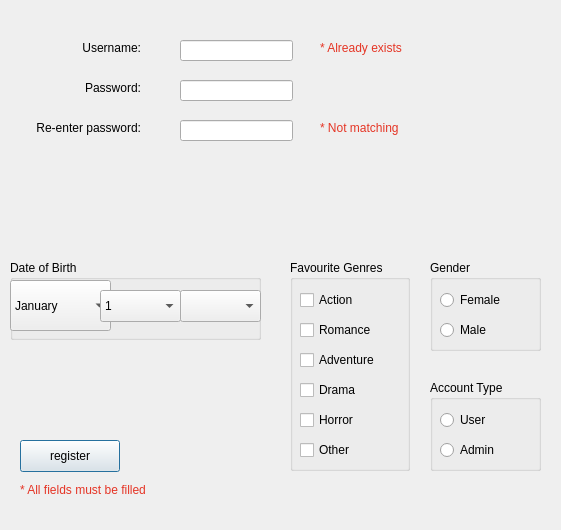
<?xml version="1.0" encoding="UTF-8"?>
<ui version="4.0">
 <class>register</class>
 <widget class="QDialog" name="register">
  <property name="geometry">
   <rect>
    <x>0</x>
    <y>0</y>
    <width>561</width>
    <height>530</height>
   </rect>
  </property>
  <property name="windowTitle">
   <string>Dialog</string>
  </property>
  <widget class="QGroupBox" name="Gender">
   <property name="geometry">
    <rect>
     <x>430</x>
     <y>260</y>
     <width>111</width>
     <height>91</height>
    </rect>
   </property>
   <property name="title">
    <string>Gender</string>
   </property>
   <widget class="QRadioButton" name="radioButton_gender_female">
    <property name="geometry">
     <rect>
      <x>10</x>
      <y>30</y>
      <width>99</width>
      <height>20</height>
     </rect>
    </property>
    <property name="text">
     <string>Female</string>
    </property>
   </widget>
   <widget class="QRadioButton" name="radioButton_gender_male">
    <property name="geometry">
     <rect>
      <x>10</x>
      <y>60</y>
      <width>99</width>
      <height>20</height>
     </rect>
    </property>
    <property name="text">
     <string>Male</string>
    </property>
   </widget>
  </widget>
  <widget class="QGroupBox" name="Acc_type">
   <property name="geometry">
    <rect>
     <x>430</x>
     <y>380</y>
     <width>111</width>
     <height>91</height>
    </rect>
   </property>
   <property name="title">
    <string>Account Type</string>
   </property>
   <widget class="QRadioButton" name="radioButton_user">
    <property name="geometry">
     <rect>
      <x>10</x>
      <y>30</y>
      <width>99</width>
      <height>20</height>
     </rect>
    </property>
    <property name="text">
     <string>User</string>
    </property>
   </widget>
   <widget class="QRadioButton" name="radioButton_Admin">
    <property name="geometry">
     <rect>
      <x>10</x>
      <y>60</y>
      <width>99</width>
      <height>20</height>
     </rect>
    </property>
    <property name="text">
     <string>Admin</string>
    </property>
   </widget>
  </widget>
  <widget class="QGroupBox" name="groupBox_3">
   <property name="geometry">
    <rect>
     <x>290</x>
     <y>260</y>
     <width>120</width>
     <height>211</height>
    </rect>
   </property>
   <property name="title">
    <string>Favourite Genres</string>
   </property>
   <widget class="QCheckBox" name="Action">
    <property name="geometry">
     <rect>
      <x>10</x>
      <y>30</y>
      <width>85</width>
      <height>20</height>
     </rect>
    </property>
    <property name="text">
     <string>Action</string>
    </property>
   </widget>
   <widget class="QCheckBox" name="Romance">
    <property name="geometry">
     <rect>
      <x>10</x>
      <y>60</y>
      <width>85</width>
      <height>20</height>
     </rect>
    </property>
    <property name="text">
     <string>Romance</string>
    </property>
   </widget>
   <widget class="QCheckBox" name="Adventure">
    <property name="geometry">
     <rect>
      <x>10</x>
      <y>90</y>
      <width>85</width>
      <height>20</height>
     </rect>
    </property>
    <property name="text">
     <string>Adventure</string>
    </property>
   </widget>
   <widget class="QCheckBox" name="Drama">
    <property name="geometry">
     <rect>
      <x>10</x>
      <y>120</y>
      <width>85</width>
      <height>20</height>
     </rect>
    </property>
    <property name="text">
     <string>Drama</string>
    </property>
   </widget>
   <widget class="QCheckBox" name="Horror">
    <property name="geometry">
     <rect>
      <x>10</x>
      <y>150</y>
      <width>85</width>
      <height>20</height>
     </rect>
    </property>
    <property name="text">
     <string>Horror</string>
    </property>
   </widget>
   <widget class="QCheckBox" name="Other">
    <property name="geometry">
     <rect>
      <x>10</x>
      <y>180</y>
      <width>85</width>
      <height>20</height>
     </rect>
    </property>
    <property name="text">
     <string>Other</string>
    </property>
   </widget>
  </widget>
  <widget class="QPushButton" name="register_button_2">
   <property name="geometry">
    <rect>
     <x>20</x>
     <y>440</y>
     <width>100</width>
     <height>32</height>
    </rect>
   </property>
   <property name="text">
    <string>register</string>
   </property>
  </widget>
  <widget class="QLabel" name="register_username_label">
   <property name="geometry">
    <rect>
     <x>20</x>
     <y>40</y>
     <width>121</width>
     <height>16</height>
    </rect>
   </property>
   <property name="text">
    <string>Username:</string>
   </property>
   <property name="alignment">
    <set>Qt::AlignRight|Qt::AlignTrailing|Qt::AlignVCenter</set>
   </property>
  </widget>
  <widget class="QLabel" name="register_password_label">
   <property name="geometry">
    <rect>
     <x>20</x>
     <y>80</y>
     <width>121</width>
     <height>16</height>
    </rect>
   </property>
   <property name="text">
    <string>Password:</string>
   </property>
   <property name="alignment">
    <set>Qt::AlignRight|Qt::AlignTrailing|Qt::AlignVCenter</set>
   </property>
  </widget>
  <widget class="QLabel" name="re_enter_password_label">
   <property name="geometry">
    <rect>
     <x>20</x>
     <y>120</y>
     <width>121</width>
     <height>16</height>
    </rect>
   </property>
   <property name="text">
    <string>Re-enter password:</string>
   </property>
   <property name="alignment">
    <set>Qt::AlignRight|Qt::AlignTrailing|Qt::AlignVCenter</set>
   </property>
  </widget>
  <widget class="QLineEdit" name="register_username_input">
   <property name="geometry">
    <rect>
     <x>180</x>
     <y>40</y>
     <width>113</width>
     <height>21</height>
    </rect>
   </property>
  </widget>
  <widget class="QLineEdit" name="register_password_input">
   <property name="geometry">
    <rect>
     <x>180</x>
     <y>80</y>
     <width>113</width>
     <height>21</height>
    </rect>
   </property>
   <property name="echoMode">
    <enum>QLineEdit::Password</enum>
   </property>
  </widget>
  <widget class="QLineEdit" name="re_enter_password_input">
   <property name="geometry">
    <rect>
     <x>180</x>
     <y>120</y>
     <width>113</width>
     <height>21</height>
    </rect>
   </property>
   <property name="echoMode">
    <enum>QLineEdit::Password</enum>
   </property>
  </widget>
  <widget class="QGroupBox" name="Date_of_birth">
   <property name="geometry">
    <rect>
     <x>10</x>
     <y>260</y>
     <width>251</width>
     <height>80</height>
    </rect>
   </property>
   <property name="title">
    <string>Date of Birth</string>
   </property>
   <widget class="QComboBox" name="Months_combo">
    <property name="geometry">
     <rect>
      <x>0</x>
      <y>20</y>
      <width>101</width>
      <height>51</height>
     </rect>
    </property>
    <item>
     <property name="text">
      <string>January</string>
     </property>
    </item>
    <item>
     <property name="text">
      <string>February</string>
     </property>
    </item>
    <item>
     <property name="text">
      <string>March</string>
     </property>
    </item>
    <item>
     <property name="text">
      <string>April</string>
     </property>
    </item>
    <item>
     <property name="text">
      <string>May</string>
     </property>
    </item>
    <item>
     <property name="text">
      <string>June</string>
     </property>
    </item>
    <item>
     <property name="text">
      <string>July</string>
     </property>
    </item>
    <item>
     <property name="text">
      <string>August</string>
     </property>
    </item>
    <item>
     <property name="text">
      <string>September</string>
     </property>
    </item>
    <item>
     <property name="text">
      <string>October</string>
     </property>
    </item>
    <item>
     <property name="text">
      <string>November</string>
     </property>
    </item>
    <item>
     <property name="text">
      <string>December</string>
     </property>
    </item>
   </widget>
   <widget class="QComboBox" name="comboBox">
    <property name="geometry">
     <rect>
      <x>90</x>
      <y>30</y>
      <width>81</width>
      <height>32</height>
     </rect>
    </property>
    <item>
     <property name="text">
      <string>1</string>
     </property>
    </item>
    <item>
     <property name="text">
      <string>2</string>
     </property>
    </item>
    <item>
     <property name="text">
      <string>3</string>
     </property>
    </item>
    <item>
     <property name="text">
      <string>4</string>
     </property>
    </item>
    <item>
     <property name="text">
      <string>5</string>
     </property>
    </item>
    <item>
     <property name="text">
      <string>6</string>
     </property>
    </item>
    <item>
     <property name="text">
      <string>7</string>
     </property>
    </item>
    <item>
     <property name="text">
      <string>8</string>
     </property>
    </item>
    <item>
     <property name="text">
      <string>9</string>
     </property>
    </item>
    <item>
     <property name="text">
      <string>10</string>
     </property>
    </item>
    <item>
     <property name="text">
      <string>11</string>
     </property>
    </item>
    <item>
     <property name="text">
      <string>12</string>
     </property>
    </item>
    <item>
     <property name="text">
      <string>13</string>
     </property>
    </item>
    <item>
     <property name="text">
      <string>14</string>
     </property>
    </item>
    <item>
     <property name="text">
      <string>15</string>
     </property>
    </item>
    <item>
     <property name="text">
      <string>16</string>
     </property>
    </item>
    <item>
     <property name="text">
      <string>17</string>
     </property>
    </item>
    <item>
     <property name="text">
      <string>18</string>
     </property>
    </item>
    <item>
     <property name="text">
      <string>19</string>
     </property>
    </item>
    <item>
     <property name="text">
      <string>20</string>
     </property>
    </item>
    <item>
     <property name="text">
      <string>21</string>
     </property>
    </item>
    <item>
     <property name="text">
      <string>22</string>
     </property>
    </item>
    <item>
     <property name="text">
      <string>23</string>
     </property>
    </item>
    <item>
     <property name="text">
      <string>24</string>
     </property>
    </item>
    <item>
     <property name="text">
      <string>25</string>
     </property>
    </item>
    <item>
     <property name="text">
      <string>26</string>
     </property>
    </item>
    <item>
     <property name="text">
      <string>27</string>
     </property>
    </item>
    <item>
     <property name="text">
      <string>28</string>
     </property>
    </item>
    <item>
     <property name="text">
      <string>29</string>
     </property>
    </item>
    <item>
     <property name="text">
      <string>29</string>
     </property>
    </item>
    <item>
     <property name="text">
      <string>30</string>
     </property>
    </item>
    <item>
     <property name="text">
      <string>31</string>
     </property>
    </item>
   </widget>
   <widget class="QComboBox" name="comboBox_2">
    <property name="geometry">
     <rect>
      <x>170</x>
      <y>30</y>
      <width>81</width>
      <height>32</height>
     </rect>
    </property>
   </widget>
  </widget>
  <widget class="QLabel" name="exists_errorlabel">
   <property name="geometry">
    <rect>
     <x>320</x>
     <y>40</y>
     <width>141</width>
     <height>16</height>
    </rect>
   </property>
   <property name="text">
    <string>&lt;html&gt;&lt;head/&gt;&lt;body&gt;&lt;p&gt;&lt;span style=&quot; color:#e53525;&quot;&gt;* Already exists&lt;/span&gt;&lt;/p&gt;&lt;/body&gt;&lt;/html&gt;</string>
   </property>
  </widget>
  <widget class="QLabel" name="not_matching_errorlabel">
   <property name="geometry">
    <rect>
     <x>320</x>
     <y>120</y>
     <width>141</width>
     <height>16</height>
    </rect>
   </property>
   <property name="text">
    <string>&lt;html&gt;&lt;head/&gt;&lt;body&gt;&lt;p&gt;&lt;span style=&quot; color:#e53525;&quot;&gt;* Not matching&lt;/span&gt;&lt;/p&gt;&lt;/body&gt;&lt;/html&gt;</string>
   </property>
  </widget>
  <widget class="QLabel" name="fields_errorlabel">
   <property name="geometry">
    <rect>
     <x>20</x>
     <y>480</y>
     <width>161</width>
     <height>20</height>
    </rect>
   </property>
   <property name="text">
    <string>&lt;html&gt;&lt;head/&gt;&lt;body&gt;&lt;p&gt;&lt;span style=&quot; color:#e53425;&quot;&gt;* All fields must be filled&lt;/span&gt;&lt;/p&gt;&lt;/body&gt;&lt;/html&gt;</string>
   </property>
  </widget>
 </widget>
 <resources/>
 <connections/>
</ui>
